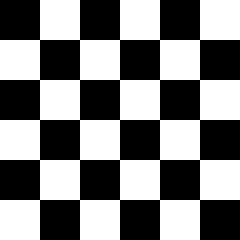
#> input picture notes/computer_vision/class_3/lab2/chessboard.jpeg, 240 x 240 px
$ jupyter execute --allow-errors ImageFiltering.ipynb
#> lines starting #> are read from the running program, lines starting #| are printed output that depends on the picture; after the words box and inside, x2 and y2 are one past the last pixel; in counts of white or black regions, pixels touching at a corner belong together
[cell 1]
import cv2
import numpy as np
import urllib.request
import matplotlib.pyplot as plt


img = cv2.imread('chessboard.jpeg')
#> img is the input picture: shape (240, 240, 3); 50% white; 1 white region, box (x1, y1, x2, y2) and area: (0, 0, 240, 240) 28800
img = cv2.cvtColor(img, cv2.COLOR_BGR2GRAY)

filter = np.array([[-1, 0, 1],
                   [-2, 0, 2],
                   [-1, 0, 1]])


edges = cv2.filter2D(img, -1, filter)
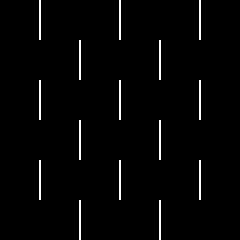
#> edges: shape (240, 240); 2.1% white in thin lines or dots, all inside (x1, y1, x2, y2) = (39, 0, 201, 240)

fig, axs = plt.subplots(1, 3, figsize=(15, 5))
axs[0].imshow(img, cmap='gray')
axs[0].set_title('Original Image')
axs[1].imshow(filter, cmap='gray')
axs[1].set_title('Vertical Edge Detection Filter')
axs[2].imshow(edges, cmap='gray')
axs[2].set_title('Filtered Image')
plt.show()
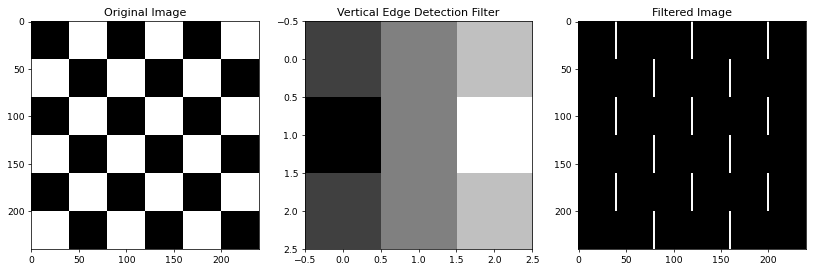
#> figure drawn by matplotlib, 3 panels

[cell 2]
import cv2
import numpy as np
import urllib.request
import matplotlib.pyplot as plt


img = cv2.imread('chessboard.jpeg')
img = cv2.cvtColor(img, cv2.COLOR_BGR2GRAY)

filter = np.array([[-1, -2, -1],
                   [ 0,  0,  0],
                  [ 1,  2,  1]])


edges = cv2.filter2D(img, -1, filter)
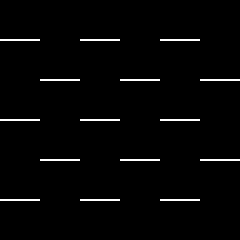
#> edges: shape (240, 240); 2.1% white in thin lines or dots, all inside (x1, y1, x2, y2) = (0, 39, 240, 201)

fig, axs = plt.subplots(1, 3, figsize=(15, 5))
axs[0].imshow(img, cmap='gray')
axs[0].set_title('Original Image')
axs[1].imshow(filter, cmap='gray')
axs[1].set_title('Vertical Edge Detection Filter')
axs[2].imshow(edges, cmap='gray')
axs[2].set_title('Filtered Image')
plt.show()
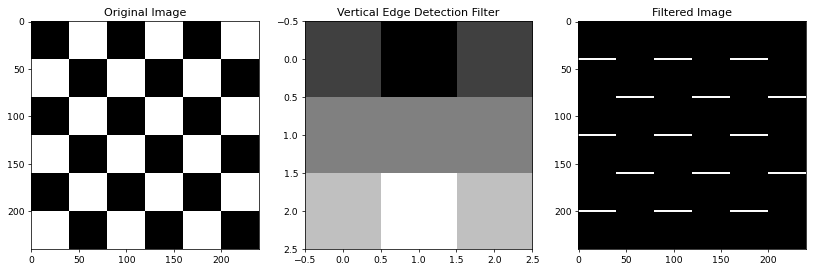
#> figure drawn by matplotlib, 3 panels

$ run again, with notes/computer_vision/class_3/img.png saved as notes/computer_vision/class_3/lab2/chessboard.jpeg
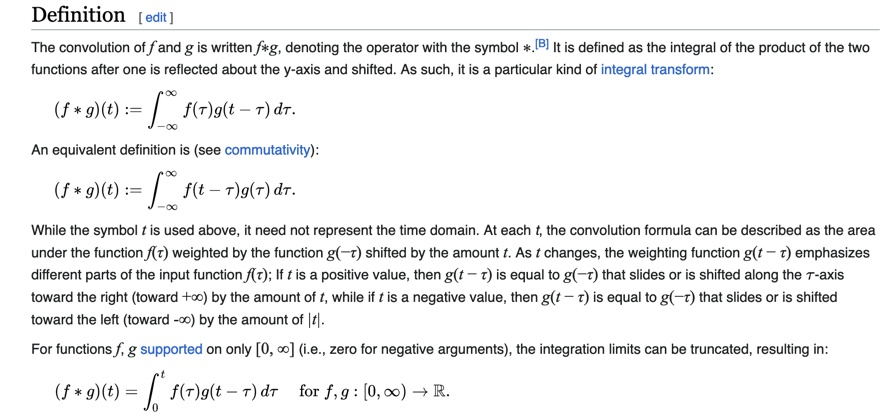
#> input picture notes/computer_vision/class_3/img.png, 896 x 420 px
#> img is the input picture: shape (420, 896, 3); mean B, G, R 240.8, 240.6, 240.3
#> img: shape (420, 896)
#> `edges = cv2.filter2D(img, -1, filter)`:
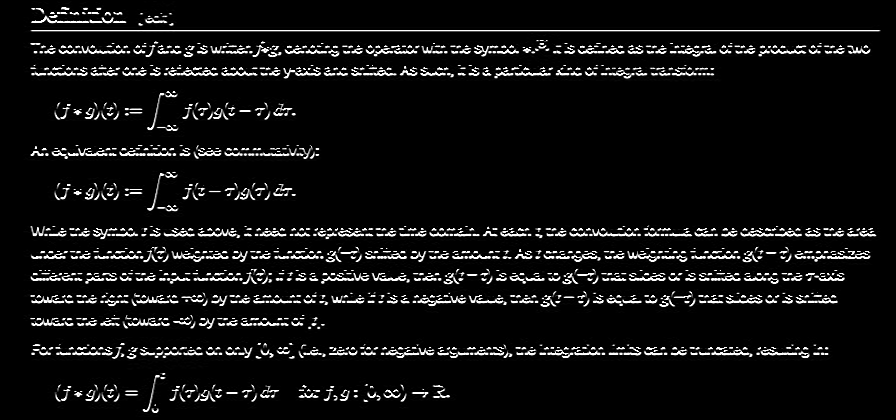
#> edges: shape (420, 896); min 0, max 255, mean 16.9
#> `plt.show()`:
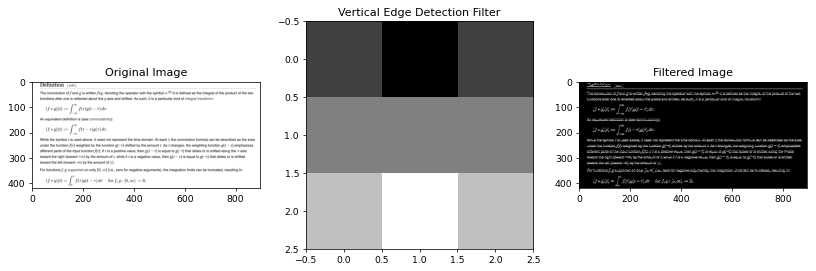
#> figure drawn by matplotlib, 3 panels
